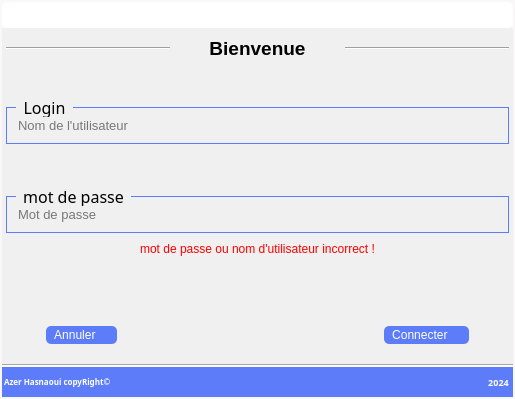
<?xml version="1.0" encoding="UTF-8"?>
<ui version="4.0">
 <class>Form</class>
 <widget class="QWidget" name="Form">
  <property name="geometry">
   <rect>
    <x>0</x>
    <y>0</y>
    <width>515</width>
    <height>399</height>
   </rect>
  </property>
  <property name="windowTitle">
   <string>Form</string>
  </property>
  <property name="styleSheet">
   <string notr="true">QWidget{
background-color:#F9F7F7;
}


#copyRight_widget{
background-color:#5C7CFA;
padding-right:4px;
padding-left:4px;
/*
border-bottom-left-radius:10px;
border-bottom-right-radius:10px;
border-top-left-radius:0px;
border-top-right-radius:0px;*/

}
#copyRight_widget_label_2{
background-color:#5C7CFA;
color:white;
padding-right:4px;
/*
border-bottom-right-radius:10px;
border-top-right-radius:none;
*/
}
#copyRight_widget_label_1{
background-color:#5C7CFA;
color:white;
padding-right:4px;
/*
border-bottom-left-radius:10px;
border-top-left-radius:0px;
*/
}


QGroupBox{
border-color: #5C7CFA;
border-style:solid;
border-width:1px;
margin-top:6px;
}
QGroupBox:title{
subcontrol-origin:margin;
left:10px;
bottom:5px;
padding: 0 5px;
}
QLineEdit{
border:none;
}


/*btn*/

#annuler_btn {
background-color:#5C7CFA;
color:white;
border-radius: 5px;
border:none;
padding-right:8px;
padding-left:8px;
padding-top:2px;
padding-bottom:2px;
}
#connect_btn {
background-color:#5C7CFA;
color:white;
border-radius: 5px;
border:none;
padding-right:8px;
padding-left:8px;
padding-top:2px;
padding-bottom:2px;
}

#connect_btn:hover{
background-color:#7993F8;
color:#fbfafa;
}
#annuler_btn:hover{
background-color:#7993F8;
color:#fbfafa;
}

#connect_btn:checked{
background-color:#3F72AF;
color:#112D4E;
}
#annuler_btn:checked{
background-color:#3F72AF;
color:#112D4E;
}
</string>
  </property>
  <layout class="QGridLayout" name="gridLayout">
   <property name="leftMargin">
    <number>2</number>
   </property>
   <property name="topMargin">
    <number>2</number>
   </property>
   <property name="rightMargin">
    <number>2</number>
   </property>
   <property name="bottomMargin">
    <number>2</number>
   </property>
   <property name="spacing">
    <number>0</number>
   </property>
   <item row="0" column="0">
    <widget class="QWidget" name="widget" native="true">
     <property name="layoutDirection">
      <enum>Qt::LeftToRight</enum>
     </property>
     <property name="styleSheet">
      <string notr="true">QWidget{
	background-color: rgb(255, 255, 255);
border-radius:5px;
padding:4px;
}

QPushButton{
border:none;
}
QLabel{
border:none;
}</string>
     </property>
     <layout class="QHBoxLayout" name="horizontalLayout_6">
      <property name="leftMargin">
       <number>40</number>
      </property>
      <property name="topMargin">
       <number>2</number>
      </property>
      <property name="rightMargin">
       <number>40</number>
      </property>
      <property name="bottomMargin">
       <number>2</number>
      </property>
      <item>
       <widget class="QPushButton" name="pushButton_3">
        <property name="font">
         <font>
          <pointsize>9</pointsize>
         </font>
        </property>
        <property name="layoutDirection">
         <enum>Qt::LeftToRight</enum>
        </property>
        <property name="text">
         <string/>
        </property>
        <property name="icon">
         <iconset resource="resources.qrc">
          <normaloff>:/assets/icons/output-onlinepngtools (1).png</normaloff>:/assets/icons/output-onlinepngtools (1).png</iconset>
        </property>
        <property name="iconSize">
         <size>
          <width>40</width>
          <height>40</height>
         </size>
        </property>
       </widget>
      </item>
      <item>
       <spacer name="horizontalSpacer_3">
        <property name="orientation">
         <enum>Qt::Horizontal</enum>
        </property>
        <property name="sizeHint" stdset="0">
         <size>
          <width>103</width>
          <height>20</height>
         </size>
        </property>
       </spacer>
      </item>
      <item>
       <widget class="QLabel" name="label_4">
        <property name="text">
         <string/>
        </property>
        <property name="pixmap">
         <pixmap resource="resources.qrc">:/assets/icons/output-onlinepngtools (2).png</pixmap>
        </property>
        <property name="alignment">
         <set>Qt::AlignCenter</set>
        </property>
       </widget>
      </item>
     </layout>
    </widget>
   </item>
   <item row="2" column="0">
    <layout class="QVBoxLayout" name="verticalLayout">
     <property name="spacing">
      <number>0</number>
     </property>
     <item>
      <widget class="Line" name="line_3">
       <property name="orientation">
        <enum>Qt::Horizontal</enum>
       </property>
      </widget>
     </item>
     <item>
      <widget class="QWidget" name="copyRight_widget" native="true">
       <property name="minimumSize">
        <size>
         <width>0</width>
         <height>30</height>
        </size>
       </property>
       <property name="maximumSize">
        <size>
         <width>16777215</width>
         <height>30</height>
        </size>
       </property>
       <layout class="QHBoxLayout" name="horizontalLayout_5">
        <property name="leftMargin">
         <number>0</number>
        </property>
        <property name="topMargin">
         <number>0</number>
        </property>
        <property name="rightMargin">
         <number>0</number>
        </property>
        <property name="bottomMargin">
         <number>0</number>
        </property>
        <item>
         <widget class="QLabel" name="copyRight_widget_label_1">
          <property name="font">
           <font>
            <family>Segoe UI Light</family>
            <pointsize>6</pointsize>
            <bold>true</bold>
           </font>
          </property>
          <property name="text">
           <string>Azer Hasnaoui copyRight©</string>
          </property>
         </widget>
        </item>
        <item>
         <spacer name="horizontalSpacer_2">
          <property name="orientation">
           <enum>Qt::Horizontal</enum>
          </property>
          <property name="sizeHint" stdset="0">
           <size>
            <width>40</width>
            <height>20</height>
           </size>
          </property>
         </spacer>
        </item>
        <item>
         <widget class="QLabel" name="copyRight_widget_label_2">
          <property name="font">
           <font>
            <family>Segoe UI Light</family>
            <pointsize>7</pointsize>
            <bold>true</bold>
           </font>
          </property>
          <property name="text">
           <string>2024</string>
          </property>
          <property name="alignment">
           <set>Qt::AlignCenter</set>
          </property>
         </widget>
        </item>
       </layout>
      </widget>
     </item>
    </layout>
   </item>
   <item row="1" column="0">
    <widget class="QWidget" name="mainLoginWidget" native="true">
     <property name="styleSheet">
      <string notr="true">background-color: rgb(240, 240, 240);</string>
     </property>
     <layout class="QVBoxLayout" name="verticalLayout_2">
      <property name="leftMargin">
       <number>4</number>
      </property>
      <property name="rightMargin">
       <number>4</number>
      </property>
      <property name="bottomMargin">
       <number>10</number>
      </property>
      <item>
       <layout class="QHBoxLayout" name="horizontalLayout_4">
        <item>
         <widget class="Line" name="line">
          <property name="orientation">
           <enum>Qt::Horizontal</enum>
          </property>
         </widget>
        </item>
        <item>
         <widget class="QLabel" name="label">
          <property name="font">
           <font>
            <pointsize>14</pointsize>
            <bold>true</bold>
           </font>
          </property>
          <property name="text">
           <string>Bienvenue</string>
          </property>
          <property name="alignment">
           <set>Qt::AlignCenter</set>
          </property>
         </widget>
        </item>
        <item>
         <widget class="Line" name="line_2">
          <property name="orientation">
           <enum>Qt::Horizontal</enum>
          </property>
         </widget>
        </item>
       </layout>
      </item>
      <item>
       <spacer name="verticalSpacer_2">
        <property name="orientation">
         <enum>Qt::Vertical</enum>
        </property>
        <property name="sizeHint" stdset="0">
         <size>
          <width>20</width>
          <height>28</height>
         </size>
        </property>
       </spacer>
      </item>
      <item>
       <widget class="QGroupBox" name="groupBox_1">
        <property name="font">
         <font>
          <family>Segoe UI Semibold</family>
          <pointsize>12</pointsize>
         </font>
        </property>
        <property name="title">
         <string>Login</string>
        </property>
        <layout class="QHBoxLayout" name="horizontalLayout">
         <item>
          <widget class="QLineEdit" name="login_lineEdit">
           <property name="font">
            <font>
             <family>Segoe UI</family>
             <pointsize>10</pointsize>
            </font>
           </property>
           <property name="focusPolicy">
            <enum>Qt::ClickFocus</enum>
           </property>
           <property name="placeholderText">
            <string>Nom de l'utilisateur</string>
           </property>
          </widget>
         </item>
        </layout>
       </widget>
      </item>
      <item>
       <spacer name="verticalSpacer_3">
        <property name="orientation">
         <enum>Qt::Vertical</enum>
        </property>
        <property name="sizeHint" stdset="0">
         <size>
          <width>20</width>
          <height>40</height>
         </size>
        </property>
       </spacer>
      </item>
      <item>
       <widget class="QGroupBox" name="groupBox_2">
        <property name="font">
         <font>
          <family>Segoe UI Semibold</family>
          <pointsize>12</pointsize>
         </font>
        </property>
        <property name="title">
         <string>mot de passe</string>
        </property>
        <layout class="QHBoxLayout" name="horizontalLayout_2">
         <item>
          <widget class="QLineEdit" name="pass_lineEdit">
           <property name="font">
            <font>
             <family>Segoe UI</family>
             <pointsize>10</pointsize>
            </font>
           </property>
           <property name="focusPolicy">
            <enum>Qt::ClickFocus</enum>
           </property>
           <property name="echoMode">
            <enum>QLineEdit::Password</enum>
           </property>
           <property name="placeholderText">
            <string>Mot de passe</string>
           </property>
          </widget>
         </item>
        </layout>
       </widget>
      </item>
      <item>
       <widget class="QLabel" name="msgLogin">
        <property name="minimumSize">
         <size>
          <width>0</width>
          <height>20</height>
         </size>
        </property>
        <property name="styleSheet">
         <string notr="true">color: red;</string>
        </property>
        <property name="text">
         <string>mot de passe ou nom d'utilisateur incorrect !</string>
        </property>
        <property name="alignment">
         <set>Qt::AlignCenter</set>
        </property>
       </widget>
      </item>
      <item>
       <spacer name="verticalSpacer">
        <property name="orientation">
         <enum>Qt::Vertical</enum>
        </property>
        <property name="sizeHint" stdset="0">
         <size>
          <width>20</width>
          <height>51</height>
         </size>
        </property>
       </spacer>
      </item>
      <item>
       <widget class="QWidget" name="btn_widget" native="true">
        <layout class="QHBoxLayout" name="horizontalLayout_3">
         <property name="leftMargin">
          <number>40</number>
         </property>
         <property name="rightMargin">
          <number>40</number>
         </property>
         <item>
          <widget class="QPushButton" name="annuler_btn">
           <property name="layoutDirection">
            <enum>Qt::RightToLeft</enum>
           </property>
           <property name="styleSheet">
            <string notr="true">QPushButton{
	background-color: rgb(92, 124, 250);
	color: rgb(255, 255, 255);
}

QPushButton:hover{
	color: rgb(92, 124, 250);
	background-color: rgb(255, 255, 255);
}

</string>
           </property>
           <property name="text">
            <string>Annuler    </string>
           </property>
           <property name="icon">
            <iconset resource="resources.qrc">
             <normaloff>:/assets/icons/cancel-30.png</normaloff>
             <normalon>:/assets/icons/cancel-30+active.png</normalon>:/assets/icons/cancel-30.png</iconset>
           </property>
           <property name="checkable">
            <bool>true</bool>
           </property>
          </widget>
         </item>
         <item>
          <spacer name="horizontalSpacer">
           <property name="orientation">
            <enum>Qt::Horizontal</enum>
           </property>
           <property name="sizeHint" stdset="0">
            <size>
             <width>40</width>
             <height>20</height>
            </size>
           </property>
          </spacer>
         </item>
         <item>
          <widget class="QPushButton" name="connect_btn">
           <property name="layoutDirection">
            <enum>Qt::RightToLeft</enum>
           </property>
           <property name="styleSheet">
            <string notr="true">QPushButton{
	background-color: rgb(92, 124, 250);
	color: rgb(255, 255, 255);
}

QPushButton:hover{
	color: rgb(92, 124, 250);
	background-color: rgb(255, 255, 255);
}

</string>
           </property>
           <property name="text">
            <string>Connecter    </string>
           </property>
           <property name="icon">
            <iconset resource="resources.qrc">
             <normaloff>:/assets/icons/connect-30.png</normaloff>
             <normalon>:/assets/icons/connect-30_active.png</normalon>:/assets/icons/connect-30.png</iconset>
           </property>
           <property name="checkable">
            <bool>false</bool>
           </property>
          </widget>
         </item>
        </layout>
       </widget>
      </item>
     </layout>
    </widget>
   </item>
  </layout>
 </widget>
 <resources>
  <include location="resources.qrc"/>
 </resources>
 <connections>
  <connection>
   <sender>annuler_btn</sender>
   <signal>clicked()</signal>
   <receiver>Form</receiver>
   <slot>close()</slot>
   <hints>
    <hint type="sourcelabel">
     <x>75</x>
     <y>331</y>
    </hint>
    <hint type="destinationlabel">
     <x>89</x>
     <y>476</y>
    </hint>
   </hints>
  </connection>
 </connections>
</ui>
